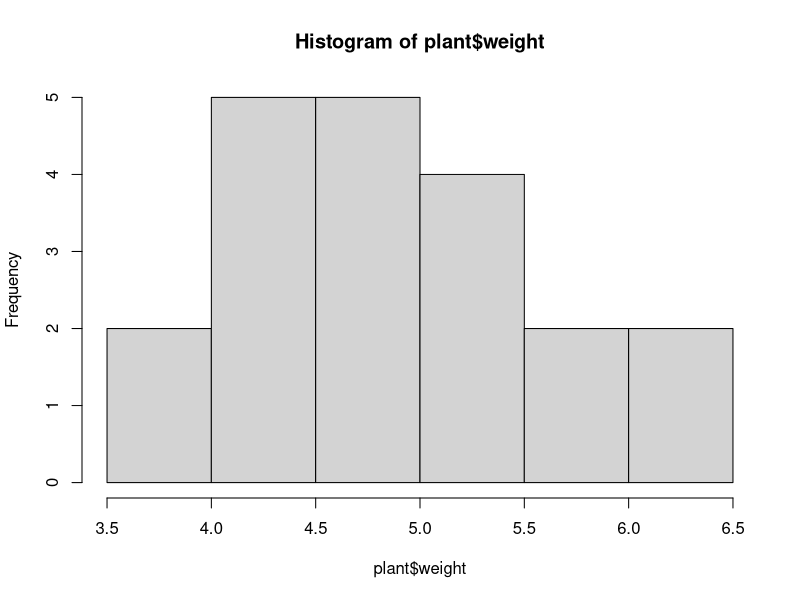
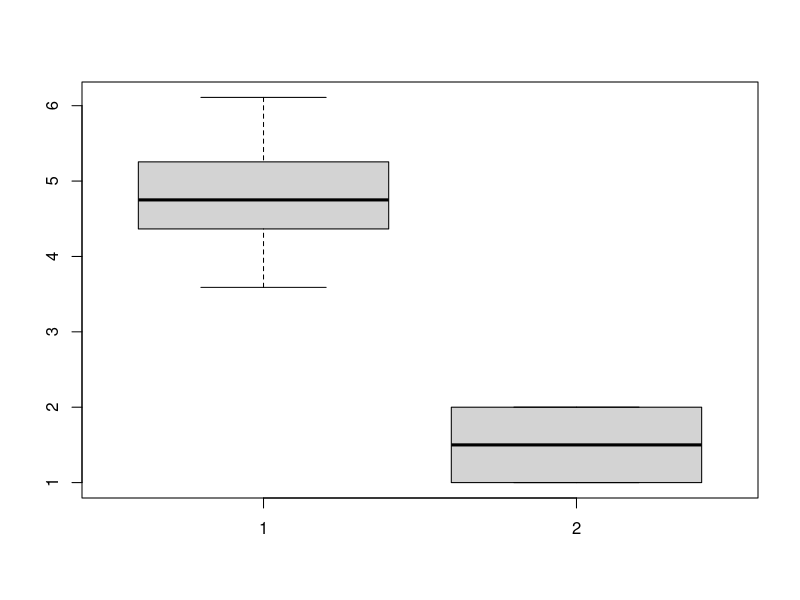
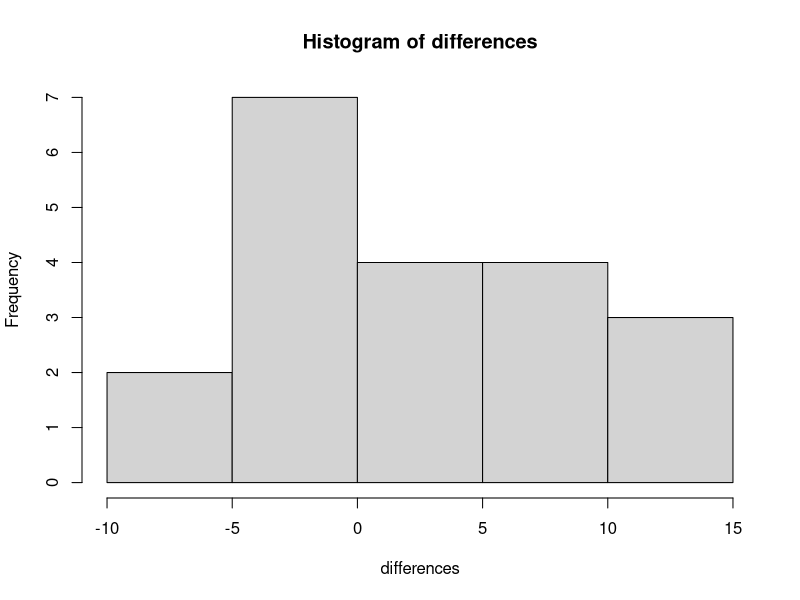

Write R code to recreate these figures, in order. (Note: this script raises an error after producing the figures.)

# Part IV: t-tests & Analysis of Variance (ANOVA) -----------------------

#load libraries & data
library("car") 
library("ggplot2") 
library("emmeans") 
library("multcomp") 
library("lme4") 
library("lmerTest")
data(mtcars)

## Comparing Two Groups -------------------------------------------------

# load data & drop trt2
data(PlantGrowth)
plant <- subset(PlantGrowth, group != 'trt2')

# verify assumptions
hist(plant$weight)
shapiro.test(plant$weight)
leveneTest(weight ~ group, data=plant)
boxplot(plant$weight, plant$group)

# perform t-Test
t.test(weight~group, data=plant, var.equal=TRUE)

# non-parametric option
wilcox.test(weight~group, data=plant)

# create paired data
data <- data.frame(ID = c(rep(1:20, 2)), 
                   score = c(84 ,82, 78, 76, 92, 94, 90, 85, 71, 95,
                             84, 97, 98, 80, 90, 88, 95, 90, 96, 89,
                             84, 88, 88, 90, 92, 93, 91, 85, 80, 93,
                             97, 100, 93, 91, 92, 89, 94, 83, 92, 95),
                   group = c(rep('pre', 20), rep('post', 20)))

# define differences & verify assumptions
differences <- with(data, score[group=='post'] - score[group=='pre'])
hist(differences)
shapiro.test(differences)

# perform paired t-Test
t.test(score~group, data=data, paired=TRUE)

# non-parametric option
wilcox.test(score~group, data=data, paired=TRUE)

## Comparing More Than Two Groups ---------------------------------------

# set contrasts for ANOVA
options(contrasts=c("contr.sum", "contr.poly"))

# reload data
data(PlantGrowth)

# create data set
plant <- PlantGrowth

# classify variables
plant$weight <- as.numeric(plant$weight)
plant$group <- as.factor(plant$group)

# relevel groups
plant$group <- relevel(plant$group, ref='ctrl')

# define model
model <- lm(weight~group, data=plant)

# verify assumptions
shapiro.test(summary(model)$residuals)
leveneTest(summary(model)$residuals, group=as.factor(plant$group))

# run F-Test, ANOVA Table
Anova(model, type=3)

# post-hoc comparisons
emm1<- emmeans(model, pairwise~group)

# Tukey's Test
contrast(emm1, method='pairwise', adjust='tukey')
cld(emm1, Letters=LETTERS)

# Dunnett's Test
contrast(emm1, method='dunnett')

#Comparing Multiple Factors ---------------------------------------------

# two-way ANOVA model example
model <- lm(mpg ~ vs*am, data=mtcars)

# verify assumptions
shapiro.test(summary(model)$residuals)
leveneTest(summary(model)$residuals, group=as.factor(mtcars$vs):as.factor(mtcars$am))

# ANOVA table
Anova(model, type=3)

# post-hoc comparisons
emm1<- emmeans(model, pairwise~vs:am)
contrast(emm1, method='pairwise', adjust='tukey')
